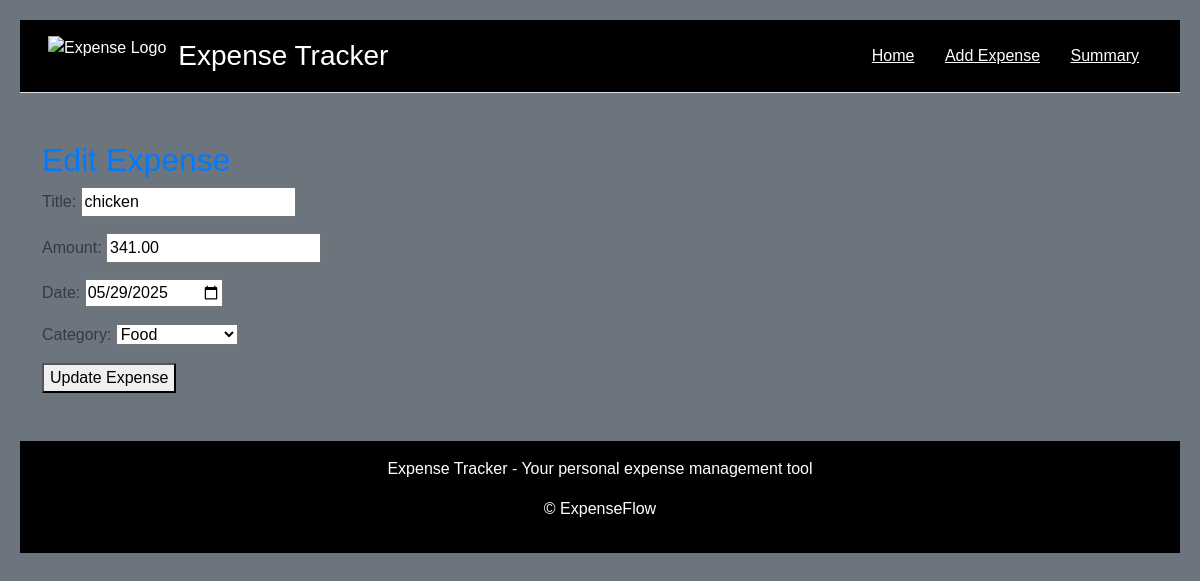
Page /edit/6/ on the committed database.
### expenses/models.py (models this page shows, shortened)
class Expense(models.Model):
    CATEGORY_CHOICES = [
        ('Food', 'Food'),
        ('Transport', 'Transport'),
        ('Utilities', 'Utilities'),
        ('Entertainment', 'Entertainment'),
        ('Other', 'Other'),
    ]
    title = models.CharField(max_length=100)
    amount = models.DecimalField(max_digits=10, decimal_places=2)
    date = models.DateField()
    category = models.CharField(max_length=20, choices=CATEGORY_CHOICES)

### expenses/views.py (the view)
# urls.py: path('edit/<int:pk>/', views.edit_expense, name='edit_expense'),
def edit_expense(request, pk):
    expense = get_object_or_404(Expense, pk=pk)
    form = ExpenseForm(request.POST or None, instance=expense)
    if form.is_valid():
        form.save()
        return redirect('expenses:list_expenses')
    return render(request, 'expenses/edit.html', {'form': form, 'expense': expense})

### expenses/forms.py
class ExpenseForm(forms.ModelForm):
    class Meta:
        model = Expense
        fields = ['title', 'amount', 'date', 'category']
        widgets = {
            'date': forms.DateInput(attrs={'type': 'date'}),
            'amount': forms.NumberInput(attrs={'step': '0.01'}),
        }

### expense_daily/expense_tracker/expenses/templates/expenses/edit.html (shortened to what this page needs)
{% extends 'expenses/base.html' %}
{% block content %}
<h2>Edit Expense</h2>
<form method="post" action="{% url 'expenses:edit_expense' expense.pk %}">
    {{ form.as_p }}
    <button type="submit">Update Expense</button>
</form>
{% endblock %}

### expense_daily/static/css/custom.css (style rules this page uses)
body { font-family: 'Arial', sans-serif; background-color: #1c3c5c; color: #343a40; margin: 0; padding: 20px; }
h2 { color: #007bff; }

### rows in the picture
Expense: title "chicken", amount "341.00", date "05/29/2025", category "Food"
